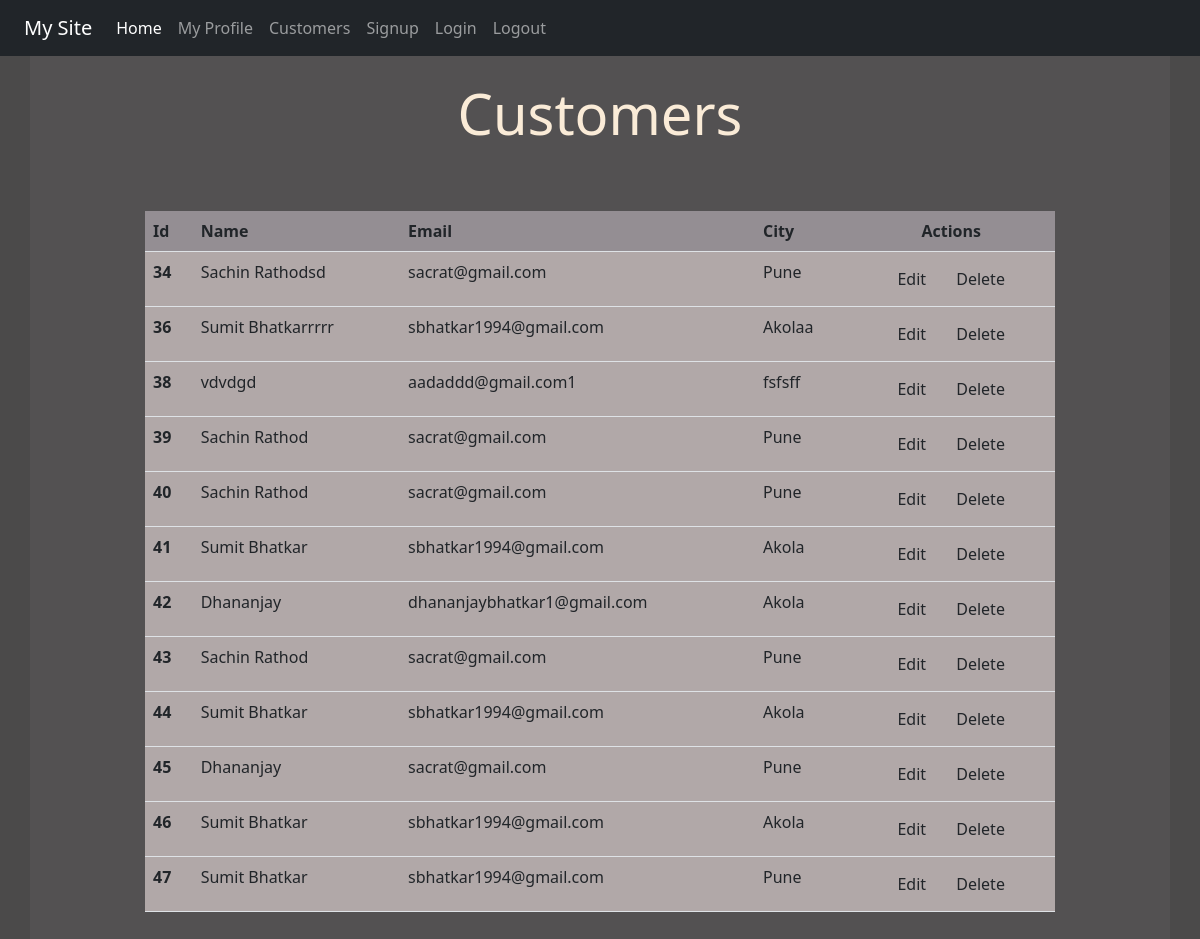
The page /customer/ (signed in) on the database its author committed.
### reg/models.py (models this page shows)
class Customer(models.Model):
    name=models.CharField(max_length=70)
    email=models.EmailField(max_length=100)
    city=models.CharField(max_length=10)

### reg/views.py (the view)
# urls.py: path('customer/', views.Customers, name='customer'),
def Customers(request):
    if request.user.is_authenticated:
        cust = Customer.objects.all()
        return render(request, 'reg/customer.html',{'name':request.user, 'stu':cust})
    else:
        return HttpResponseRedirect('/login/')

### reg/templates/reg/customer.html (shortened to what this page needs)
{% extends 'reg/base.html' %}
{% block content %}
<div class="jumbotron jumbotron-fluid jumbo-color">
<div class=" col-sm-12">
    <div class="container">
        <br>
        <div class="d-flex align-items-center justify-content-center" >
            <br>
            <br>
            <br>
            {% if stu %}
            <div class="col-sm-10">
                <h3 class="text-center display-4 font-weight-bold">Customers</h3>
                <br>
                <br>
                <table class="table ">
                    <thead class=" thead-dark">
                        <tr class="tablecolor2">
                            <th scope="col">Id</th>
                            <th scope="col">Name</th>
                            <th scope="col">Email</th>
                            <th scope="col">City</th>
                            <th scope="col" class="text-center">Actions</th>
                        </tr>
                    </thead>
                    <tbody>
                        {% for st in stu %}
                        <tr class="tablecolor1">
                            <th scope="row">{{ st.id }}</th>
                            <td>{{ st.name }}</td>
                            <td>{{ st.email }}</td>
                            <td>{{ st.city }}</td>
                            <td class="text-center"><a href="{%  url 'viewdata' st.id %}" class="btn ">Edit</a>
                                <form action="{% url 'deletedata' st.id %}" method="POST" class="d-inline ">
                                    <input type="submit" class="btn" onclick="return confirm('Do you really want to delete?');" value="Delete" >
                                </form>
                            </td>
                        </tr>
                        {% endfor %}
                    </tbody>
                </table>
            {% else %}
            <br>
            <br>
                <h4 class=" text-center "> Add Customers to View</h4>
            </div>
            {% endif %}
        </div>
    </div>
</div>
<br><br> <br>
</div>
{% endblock content %}

### reg/static/reg/css/style.css (style rules this page uses)
body { background-color:rgb(75,74,74); color: antiquewhite; }
.jumbo-color { background-color:rgb(83,81,82); }
.tablecolor2 { background-color: rgb(148, 142, 147) }
.tablecolor1 { background-color: rgb(177, 168, 168) }

### rows shown on the page
Customer: id "34", name "Sachin Rathodsd", email "sacrat@gmail.com", city "Pune"
Customer: id "36", name "Sumit Bhatkarrrrr", email "sbhatkar1994@gmail.com", city "Akolaa"
Customer: id "38", name "vdvdgd", email "aadaddd@gmail.com1", city "fsfsff"
Customer: id "39", name "Sachin Rathod", email "sacrat@gmail.com", city "Pune"
Customer: id "40", name "Sachin Rathod", email "sacrat@gmail.com", city "Pune"
Customer: id "41", name "Sumit Bhatkar", email "sbhatkar1994@gmail.com", city "Akola"
Customer: id "42", name "Dhananjay", email "dhananjaybhatkar1@gmail.com", city "Akola"
Customer: id "43", name "Sachin Rathod", email "sacrat@gmail.com", city "Pune"
Customer: id "44", name "Sumit Bhatkar", email "sbhatkar1994@gmail.com", city "Akola"
Customer: id "45", name "Dhananjay", email "sacrat@gmail.com", city "Pune"
Customer: id "46", name "Sumit Bhatkar", email "sbhatkar1994@gmail.com", city "Akola"
Customer: id "47", name "Sumit Bhatkar", email "sbhatkar1994@gmail.com", city "Pune"
